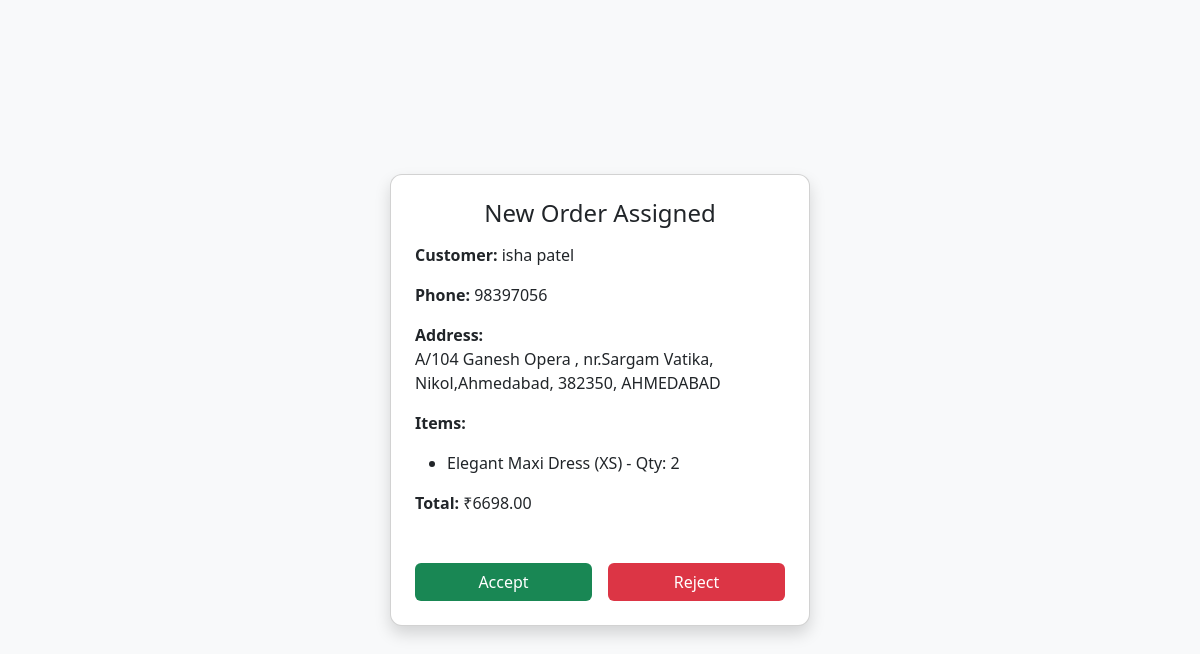
/accept/15/, run on the app's committed database.
### app/models.py (models this page shows, shortened)
class order(models.Model):
    order_id=models.AutoField(primary_key=True)
    serial_no = models.CharField(
        max_length=20,
        unique=True,
        blank=True,
        null=True
    )
    cart_id=models.ForeignKey(cart,on_delete=models.SET_NULL,null=True,blank=True)
    user_id=models.ForeignKey(user,on_delete=models.SET_NULL,null=True,blank=True)
    grand_total=models.DecimalField(decimal_places=2, max_digits=10)
    status_Choice=(
    (0, 'Confirmed'),
    (1, 'Assigned'),
    (2, 'Accepted'),
    (3, 'Out for Delivery'),
    (4, 'Delivered'),
    (5, 'Cancelled'),
    (6, 'Failed'),
    (7, 'Returned'),
    (8, 'Parcel Through')
)
    status=models.IntegerField(choices=status_Choice,default=0,null=True)
    address_id=models.ForeignKey(address,on_delete=models.SET_NULL,null=True,blank=True)
    paymentChoices = (
        (0,'Cash'),
        (1,'Card')
    )
    payment_choices = models.IntegerField(choices=paymentChoices,default=0, null=True)
    paymentStatus = (
        (0,'Pending'),
        (1,'Captured')
    )
    payment_status = models.IntegerField(choices=paymentStatus,default=0, null=True)
    delivery_charges = models.DecimalField(max_digits=19,decimal_places=2, null=True)
    assigned_delivery_person = models.ForeignKey(deliveryPerson,on_delete=models.SET_NULL,null=True,blank=True,related_name="assigned_orders")
    created_at = models.DateTimeField(auto_now_add=True)
    updated_at = models.DateTimeField(auto_now=True)

class address(models.Model):
    address_id = models.AutoField(primary_key=True)
    street_address =models.CharField(max_length=255)
    landmark = models.CharField(max_length=255)
    pincode = models.ForeignKey(pincode,on_delete=models.CASCADE,blank = True,null=True)
    user_id = models.ForeignKey(user,on_delete=models.CASCADE,blank = True,null=True)
    is_active = models.BooleanField(default=True)
    full_name = models.CharField(max_length=200)
    dial_code = models.CharField(max_length=4)
    phone_number = models.CharField(max_length=10)
    created_at = models.DateTimeField(auto_now_add=True)
    updated_at = models.DateTimeField(auto_now=True)

class pincode(models.Model):
    pincode_id = models.AutoField(primary_key=True)
    pincode = models.IntegerField()
    city_id = models.ForeignKey(city,on_delete=models.CASCADE,null = True,blank=True)
    created_at = models.DateTimeField(auto_now_add=True)
    updated_at = models.DateTimeField(auto_now=True)

class city(models.Model):
    city_id = models.AutoField(primary_key=True)
    city_name = models.CharField(max_length=200)
    state_id = models.ForeignKey(state, on_delete =models.CASCADE,null = True,blank=True )
    created_at = models.DateTimeField(auto_now_add=True)
    updated_at = models.DateTimeField(auto_now=True)

class product(models.Model):
    product_id = models.AutoField(primary_key=True)
    product_name = models.CharField(max_length=200)
    short_description = models.CharField(max_length=255)
    description = models.TextField()
    category = models.ForeignKey(category,on_delete=models.CASCADE,null=True,blank=True)
    size = models.ManyToManyField(size,related_name="products")
    price = models.DecimalField(max_digits=10, decimal_places=2)
    is_active = models.BooleanField(default=True)
    color = models.ManyToManyField(color, related_name="products")
    created_at = models.DateTimeField(auto_now_add=True)
    updated_at = models.DateTimeField(auto_now=True)

class size(models.Model):
    size_id = models.AutoField(primary_key=True)
    size_name = models.CharField(max_length=200)
    parent_size = models.ForeignKey("self",on_delete=models.CASCADE,null = True,blank=True)
    created_at = models.DateTimeField(auto_now_add=True)
    updated_at = models.DateTimeField(auto_now=True)

### app/views.py (the view)
# urls.py: path("accept/<int:order_id>/", view=acceptPage, name="acceptPage"),
def acceptPage(request, order_id):
    try:
        orderObj = order.objects.get(order_id=order_id)
        items = orderItems.objects.filter(order_id=orderObj)
        itemList = []
        for i in items:
            itemList.append({
                "product": i.product_id.product_name,
                "quantity": i.quantity,
                "size": i.size.size_name
            })
        context = {
            "order": orderObj,
            "items": itemList
        }
        return render(request, "accept.html", context)
    except order.DoesNotExist:
        return JsonResponse({"message": "Order not found"})

### app/templates/accept.html (shortened to what this page needs)
<!DOCTYPE html>
<html>
<head>
    <link href="https://cdn.jsdelivr.net/npm/bootstrap@5.3.2/dist/css/bootstrap.min.css" rel="stylesheet">
</head>
<body>
<div class="card shadow card-box p-4 text-center">
    <h4 class="mb-3">New Order Assigned</h4>
        <div class="text-start mb-3">
        <p><strong>Customer:</strong> {{ order.address_id.full_name }}</p>
        <p><strong>Phone:</strong> {{ order.address_id.phone_number }}</p>
        <p>
        <strong>Address:</strong><br>
        {{ order.address_id.street_address }},
        {{ order.address_id.landmark }},
        {{ order.address_id.pincode.pincode }},
        {{ order.address_id.pincode.city_id.city_name }}
        </p>
        <p><strong>Items:</strong></p>
        <ul>
        {% for item in items %}
        <li>{{ item.product }} ({{ item.size }}) - Qty: {{ item.quantity }}</li>
        {% endfor %}
        </ul>
        <p><strong>Total:</strong> ₹{{ order.grand_total }}</p>
        </div>
    <div class="d-flex justify-content-between mt-3">
        <button id="acceptBtn" class="btn btn-accept w-50 me-2">Accept</button>
        <button id="rejectBtn" class="btn btn-reject w-50 ms-2">Reject</button>
    </div>
</div>
</body>
</html>

### app/templates/accept.html (style rules this page uses)
body { background-color: #f8f9fa; display: flex; justify-content: center; align-items: center; height: 100vh; }
.card-box { width: 420px; border-radius: 12px; }
.btn-accept { background-color: #198754; color: white; }
.btn-reject { background-color: #dc3545; color: white; }

### data on the page
order: address_id.full_name "isha patel", address_id.phone_number "98397056", address_id.street_address "A/104 Ganesh Opera", address_id.landmark "nr.Sargam Vatika, Nikol,Ahmedabad", address_id.pincode.pincode "382350", address_id.pincode.city_id.city_name "AHMEDABAD", grand_total "6698.00"
product: product "Elegant Maxi Dress"
size: size "XS"

### other printed values
{{ item.quantity }} "2"
